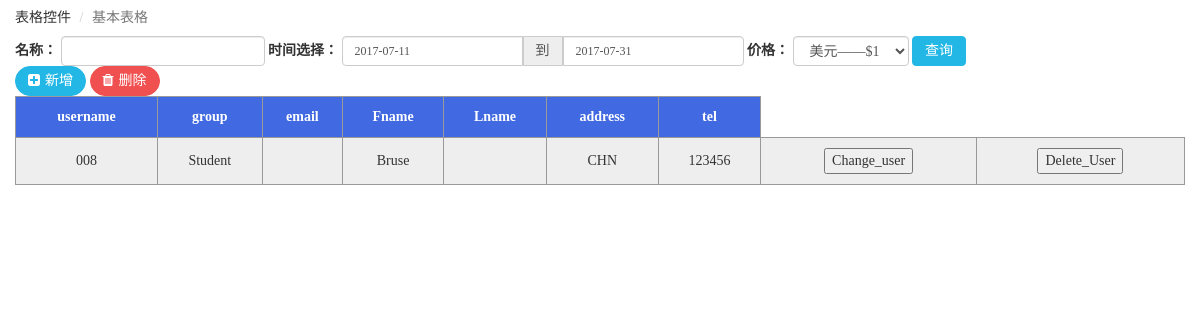
The app's page /select_user/ (signed in) with its own data.
### AttSystem/models.py (models this page shows)
class UserProfile(models.Model):
    user = models.OneToOneField(User, on_delete=models.CASCADE)
    telephone = models.CharField(max_length=50, blank=True)
    address = models.CharField(max_length=50)

### AttSystem/view_set/user_view.py (the view)
# urls.py: path('select_user/', user_view.select_user, name='select_user'),
@login_required
@permission_required('auth.view_user', raise_exception=True)
def select_user(request):
    if request.method == 'GET':
        users = UserProfile.objects.all()#取了所有的userprofile
        for i in users:
            print(i.user.groups.all())
        return render(request,'select_user.html',{"users":users})

### templates/select_user.html (shortened to what this page needs)
<!DOCTYPE html>
<html lang="en">
<head>
    <link rel="stylesheet" href="../static/css/bootstrap.css">
    <link rel="stylesheet" href="../static/css/animate.css">
    <link rel="stylesheet" href="../static/css/font-awesome.min.css">
    <link rel="stylesheet" href="../static/css/plugins/nprogress/nprogress.css">
    <link rel="stylesheet" href="../static/css/plugins/metisMenu/metisMenu.css">
    <link rel="stylesheet" href="../static/css/style.css">
</head>
<body class="">
    <ol class="breadcrumb">
        <li>表格控件</li>
        <li class="active">基本表格</li>
    </ol>
    <div class="content">
        <div class="row">
            <div class="col-sm-12">
                <form class="form-inline">
                    <div class="form-group">
                        <label for="name1" class="control-label">名称：</label>
                        <input type="text" class="form-control" id="name1">
                    </div>
                    <div class="form-group">
                        <label class="control-label">时间选择：</label>
                        <div class="input-daterange input-group" id="datepicker">
                            <input type="text" class="input-sm form-control" name="start" value="2017-07-11" />
                            <span class="input-group-addon">到</span>
                            <input type="text" class="input-sm form-control" name="end" value="2017-07-31" />
                        </div>
                    </div>
                    <div class="form-group">
                        <label for="time" class="control-label">价格：</label>
                        <select class="form-control">
                            <option>美元——$1</option>
                        </select>
                    </div>
                    <button class="btn btn-info">查询</button>
                </form>
                <div class=" hidden-xs" id="exampleTableEventsToolbar" role="group">
                    <button id="newForm" data-toggle="modal" type="button" class="btn btn-info">
                                        <i class="fa fa-plus-square" aria-hidden="true"></i>新增
                                    </button>
                    <button id="delete" type="button" class="btn btn-danger">
                                        <i class="fa fa-trash" aria-hidden="true"></i>删除
                                    </button>
                </div>
                <table id="table" class="animated fadeInRight" data-row-style="rowStyle" data-mobile-responsive="true">
                                    <thead style="text-align: center" >
                                    <tr>
                                        <th>username</th>
                                        <th>group</th>
                                        <th>email</th>
                                        <th>Fname</th>
                                        <th>Lname</th>
                                        <th>address</th>
                                        <th>tel</th>
                                    </tr>
                                    </thead>
                                    <tbody>
                                    {% for u in users %}
                                    <tr>
                                        <td>{{ u.user.username }}</td>
                                        <td>{{ u.user.groups.all.0 }}</td>
                                        <td>{{ u.user.email }}</td>
                                        <td>{{ u.user.first_name }}</td>
                                        <td>{{ u.user.lastname }}</td>
                                        <td>{{ u.address }}</td>
                                        <td>{{ u.telephone }}</td>
                                        <td><button onclick="window.location.href='{% url 'change_user' %}?username={{ u.user.username }}'">Change_user</button></td>
                                        <td><button onclick="deleteUser('{{ u.user.username }}')">Delete_User</button></td>
                                    </tr>
                                    {% endfor %}
                                    </tbody>
                </table>
            </div>
        </div>
    </div>
</body>
</html>

### static/css/style.css (style rules this page uses)
html, body { height: 100%; overflow-x: hidden; font-family: Microsoft YaHei; }
body { margin: 0; }
.row { margin-right: 0; margin-left: 0; }
.btn>i { margin-right: 5px; }
.btn { padding: 4px 12px; }
.hidden-xs .btn { border-radius: 30px; }
.btn-info { color: #ffffff !important; background-color: #23b7e5; border-color: #23b7e5; }
.btn-danger { color: #ffffff !important; background-color: #f05050; border-color: #f05050; }
table { width: 100%; border-collapse: collapse; overflow: auto; }
th,td { border: 1px solid #999; text-align: center; padding: 10px 0; }
table thead tr { background-color: #4169E1; color: #fff; }
table tbody tr:nth-child(odd) { background-color: #eee; }
.form-control { height: 30px; padding: 3px 12px; }
.input-daterange input:first-child { border-radius: 4px 0 0 4px; }
.input-daterange input:last-child { border-radius: 0 4px 4px 0; }
.breadcrumb { background-color: #fff; margin-bottom: 0; }

### records on screen
UserProfile: user.username "008", user.groups.all.0 "Student", user.first_name "Bruse", address "CHN", telephone "123456"
